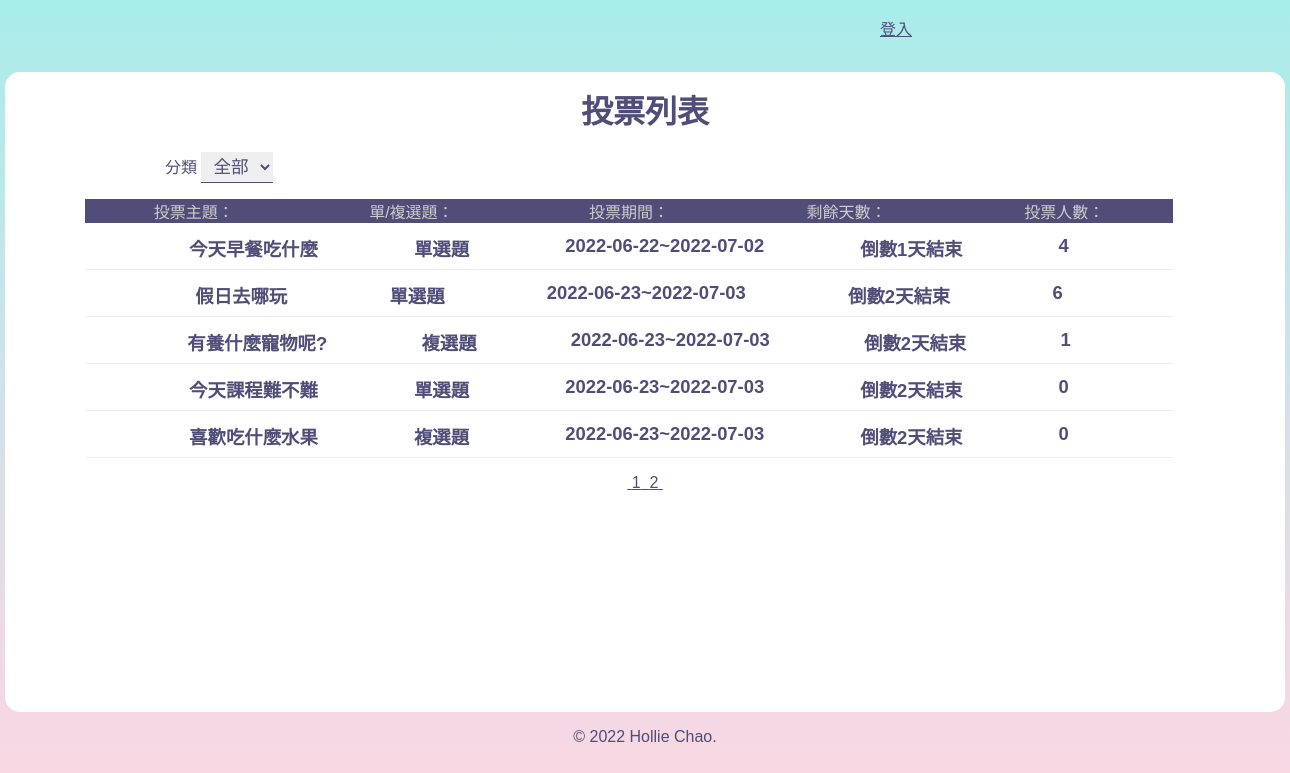
Page /?order=remain&type=asc on the committed database.
### tables this page shows
CREATE TABLE `subjects` (
  `id` int(11) UNSIGNED NOT NULL COMMENT '序號',
  `subject` varchar(128) NOT NULL COMMENT '主題描述',
  `type_id` int(11) NOT NULL COMMENT '主題類別',
  `multiple` tinyint(1) NOT NULL DEFAULT 0 COMMENT '單/複選',
  `mulit_limit` tinyint(4) NOT NULL DEFAULT 1 COMMENT '單/複選項目數',
  `start` date NOT NULL COMMENT '開始時間',
  `end` date NOT NULL COMMENT '結束時間',
  `total` int(11) UNSIGNED NOT NULL DEFAULT 0 COMMENT '投票人數統計'
);

### api/base.php (called while the page is built, shortened)
<?php
function pdo(){
    $dsn="mysql:host=localhost;charset=utf8;dbname=vote";
    return new PDO($dsn,'root','');
}
function all($table,...$arg){
    $pdo=pdo();
    $sql="SELECT * FROM $table ";
    switch(count($arg)){
        case 2:
            if(!empty($arg[0])){
                foreach($arg[0] as $key => $value){
                    $tmp[]="`$key`='$value'";
                }
                        $sql.=" WHERE ". implode(" AND " ,$tmp) . $arg[1];
            }else{
                $sql.=$arg[1];
            }
        break;
        }
        return $pdo->query($sql)->fetchAll(PDO::FETCH_ASSOC);
    }
function math($table,$math,$col,...$arg){
    $pdo=pdo();
    $sql="SELECT $math(`$col`) FROM $table ";
        return $pdo->query($sql)->fetchColumn();
    }
?>

### front/vote_list.php (the view, shortened to what this page needs)
<?php
$p="";
$querystr="";
if(isset($_GET['order'])){
  $querystr="&order={$_GET['order']}&type={$_GET['type']}";
}
$queryfilter="";
?>
<h1>投票列表</h1>
<div id="list">
  <label for="types">分類</label>
    <select name="types" id="types" onchange="location.href=`?filter=${this.value}<?=$p;?><?=$querystr;?>`">
      <option value="0">全部</option>
    </select>
  </div>
    <div>
  <ul class="list">
    <li class="list-header">
      <div>投票主題：</div>
      <?php
      if (isset($_GET['type']) && $_GET['type'] == 'asc') {
      ?>
      <div><a href="?order=multiple&type=desc<?=$p;?><?=$queryfilter?>">單/複選題：</a></div>
      <?php
      } else {
      ?>
      <div><a href="?order=multiple&type=asc<?=$p;?><?=$queryfilter?>">單/複選題：</a></div>
      <?php
      }
      ?>
      <?php
      if (isset($_GET['type']) && $_GET['type'] == 'asc') {
      ?>
      <div><a href="?order=end&type=desc<?=$p;?><?=$queryfilter?>">投票期間：</a></div>
      <?php
      } else {
      ?>
      <div><a href="?order=end&type=asc<?=$p;?><?=$queryfilter?>">投票期間：</a></div>
      <?php
      }
      ?>
      <?php
      if (isset($_GET['type']) && $_GET['type'] == 'asc') {
      ?>
      <div><a href="?order=remain&type=desc<?=$p;?><?=$queryfilter?>">剩餘天數：</a></div>
      <?php
      }else{
      ?>
      <div><a href="?order=remain&type=asc<?=$p;?><?=$queryfilter?>">剩餘天數：</a></div>
      <?php
      }
      ?>
      <?php
      if (isset($_GET['type']) && $_GET['type'] == 'asc') {
      ?>
        <div><a href='?order=total&type=desc<?=$p;?><?=$queryfilter?>'>投票人數：</a></div>
      <?php
      } else {
      ?>
        <div><a href='?order=total&type=asc<?=$p;?><?=$queryfilter?>'>投票人數：</a></div>
      <?php
      }
      ?>
    </li>
    <?php
    $orderStr = '';
    if (isset($_GET['order'])) {
      if($_GET['order']=='remain'){
        $orderStr = "ORDER BY DATEDIFF(`end`,now()) {$_SESSION['order']['type']}";
      }else{
        $orderStr = "ORDER BY `{$_SESSION['order']['col']}` {$_SESSION['order']['type']}";
      }
    }
    $filter=[];
    $total= math('subjects','count','id',$filter);
    $div=5;
    $pages=ceil($total/$div);
    $now=isset($_GET['p'])?$_GET['p']:1;
    $start=($now-1)*$div;
    $page_rows=" limit $start,$div";
    $subjects = all('subjects',$filter, $orderStr . $page_rows);
    foreach ($subjects as $subject) {
      echo "<a href='?do=vote_result&id={$subject['id']}'>";
      echo "<li class='list-items'>";
      echo "<div>{$subject['subject']}</div>";
      if ($subject['multiple'] == 0) {
        echo "<div class='text-center'>單選題</div>";
      } else {
        echo "<div class='text-center'>複選題</div>";
      }
      echo "<div class='text-center'>";
      echo $subject['start'] . "~" . $subject['end'];
      echo "</div>";
      echo "<div class='text-center'>";
      $today = strtotime("now");
      $end = strtotime($subject['end']);
      if (($end - $today) > 0) {
        $remain = floor(($end - $today) / (60 * 60 * 24));
        echo "倒數" . $remain . "天結束";
      } else {
        echo "<span style='color:grey;'>投票已截止</span>";
      }
      echo "</div>";
      echo "<div class='text-center'>{$subject['total']}</div>";
      echo "</li>";
      echo "</a>";
    }
    ?>
  </ul>
    <div class="text-center">
      <?php
      if($pages > 1) {
        for($i=1;$i<=$pages;$i++){
          echo "<a href='?p={$i}{$querystr}{$queryfilter}'>&nbsp;";
          echo $i ;
          echo "&nbsp;</a>";
        }
      }
      ?>
    </div>
</div>

### css/index.css (style rules this page uses)
* { margin: 0; padding: 0; box-sizing: border-box; font-family: Arial, Helvetica, sans-serif; color: #504d78; }
body { height: 100vh; background-image: linear-gradient(to top, #fed6e3 0%, #a8edea 100%); }
h1 { text-align: center; line-height: 5rem; }
.text-center { text-align: center; }
.list { width: 85%; }
.list-header { display: flex; justify-content: space-evenly; text-align: center; }
.list-header div { width: calc(100% / 5); background: #504d78; color: #ccc; }
.list-items { display: flex; justify-content: space-evenly; padding: 0.5rem; margin: 0.25rem 0; border-bottom: 1px solid #eee; font-weight: bold; font-size: 1.15rem; }
.list { margin: 1rem 5rem; }
.list a { text-decoration: none; }
.list-header div a { color: #ccc; }
#list { margin-left: 20vh; }
#types { padding: 0.25rem 0.5rem; font-size: 1.1rem; border: 0; border-bottom: 1px solid #504d78 ; }

### rows in the picture
subjects: subject "今天早餐吃什麼", multiple "單選題", start "2022-06-22", end "2022-07-02", total "4"
subjects: subject "假日去哪玩", multiple "單選題", start "2022-06-23", end "2022-07-03", total "6"
subjects: subject "有養什麼寵物呢?", multiple "複選題", start "2022-06-23", end "2022-07-03", total "1"
subjects: subject "今天課程難不難", multiple "單選題", start "2022-06-23", end "2022-07-03", total "0"
subjects: subject "喜歡吃什麼水果", multiple "複選題", start "2022-06-23", end "2022-07-03", total "0"
